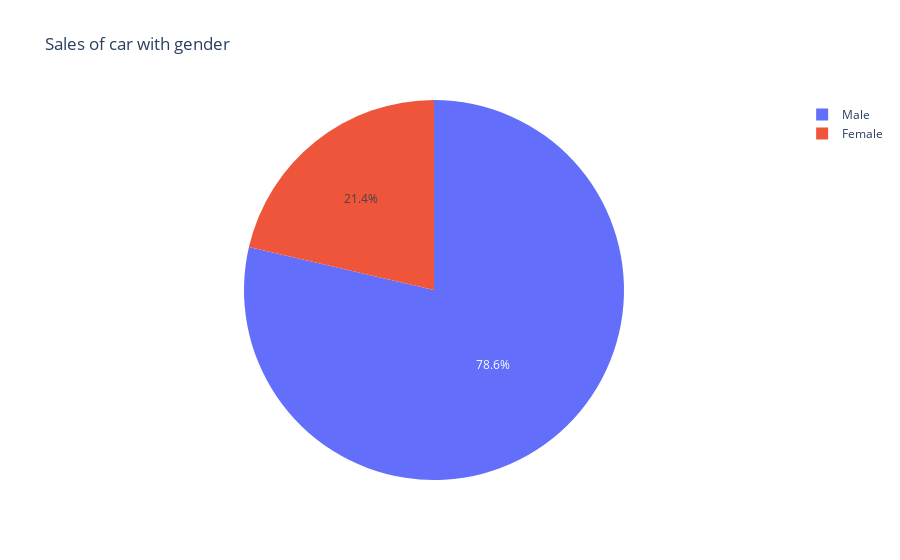

The notebook cell this image was saved under:
### Markdown cell above
#### Who buy more car male or female

### Code cell
df['Gender'].value_counts()
px.pie(names=df['Gender'].value_counts().index, values=df['Gender'].value_counts().values,
       title="Sales of car with gender")

### Figure 1 — Plotly figure (JSON) as saved in the notebook; plotly's stock layout.template omitted (floating-point values rounded to 4 significant figures)
{"data": [{"domain": {"x": [0, 1], "y": [0, 1]}, "hovertemplate": "label=%{label}<br>value=%{value}<extra></extra>", "labels": ["Male", "Female"], "legendgroup": "", "name": "", "showlegend": true, "type": "pie", "values": [18798, 5108]}], "layout": {"legend": {"tracegroupgap": 0}, "title": {"text": "Sales of car with gender"}}}
